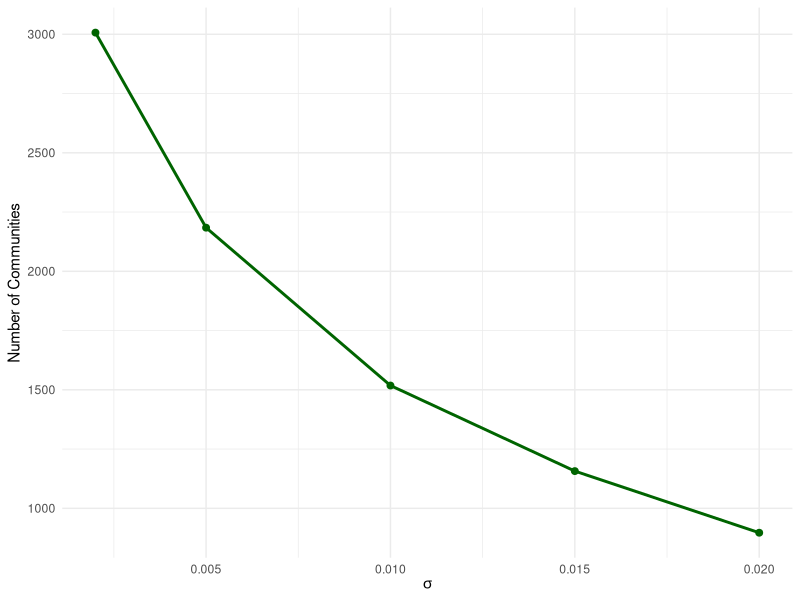

The R source for this figure:
library(ggplot2)
library(dplyr)

data <- read.csv("sigma_sensitivity_report.csv")

ggplot(data, aes(x = sigma, y = num_communities)) +
  geom_line(color = "darkgreen", linewidth = 1) +
  geom_point(color = "darkgreen", size = 2) +
  labs(
    x = expression(sigma),
    y = "Number of Communities"
  ) +
  theme_minimal()

data